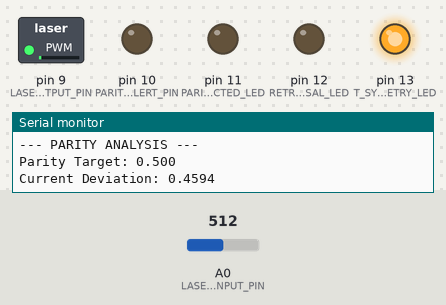
This sketch was run on a simulated Arduino Uno, built with avr-gcc and run on an emulated ATmega328P. On the bench: switched loads named in the sketch (green lamp = pin HIGH), output pins drawn as LEDs (lit = HIGH), the last lines printed to the serial monitor. Dashed ring = blinking. The inputs (shaded band) are chosen by the test bench; at power-on: A0 (LASER_INPUT_PIN) = 512.

Above: at 1.3 s.
1.4 s: A0 (LASER_INPUT_PIN) set to 10
4.4 s: A0 (LASER_INPUT_PIN) set to 522
At 4.93 s:
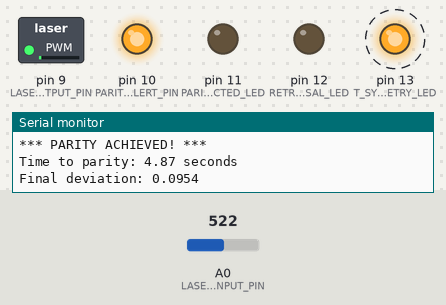
7.4 s: A0 (LASER_INPUT_PIN) set to 511
At 10.3 s:
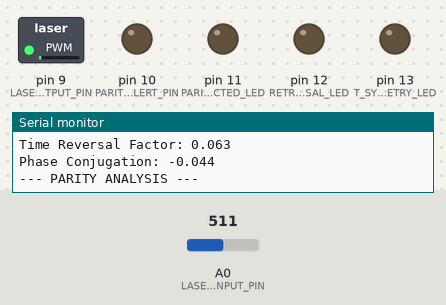
10.4 s: A0 (LASER_INPUT_PIN) set to 513
At 12.5 s:
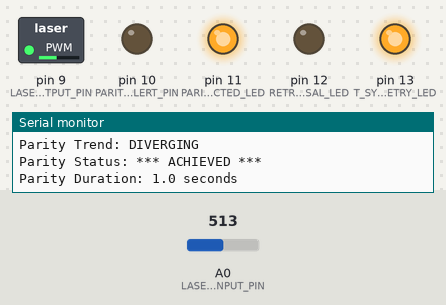
13.4 s: A0 (LASER_INPUT_PIN) set to 716
At 16.21 s:
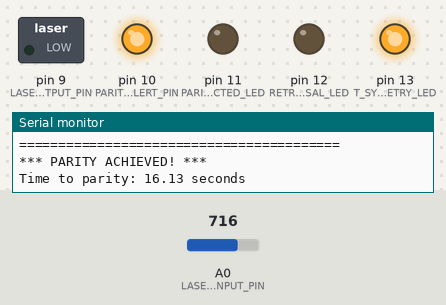
16.4 s: A0 (LASER_INPUT_PIN) set to 900
At 22.7 s:
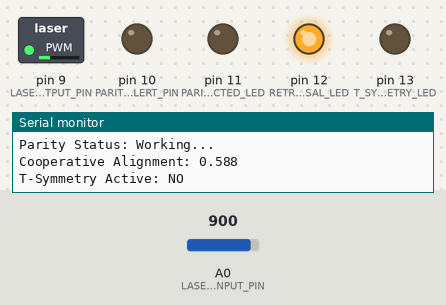
Timing chart, 0 to 23.7 s (numbered marks = the images above; inputs shaded):
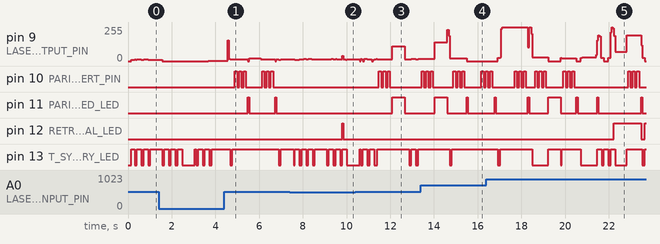

Measured:
- the behaviour switches between 512 and 513 on A0 (LASER_INPUT_PIN) (found by bisection; images 2 and 3)
- after the input at 4.4 s, pin 10 (PARITY_ALERT_PIN): LOW → HIGH after 0.49 s, → LOW 0.10 s later, → HIGH 0.10 s later, → LOW 0.10 s later, … (12 changes in this stretch); pin 11 (PARITY_DETECTED_LED): alternates HIGH for 0.05 s and LOW for 1.2 s, starting after 1.1 s
- after the input at 7.4 s, pin 10 (PARITY_ALERT_PIN): stops changing and stays LOW; pin 11 (PARITY_DETECTED_LED): stays LOW (without the input it goes to HIGH after 0.29 s); pin 12 (RETROCAUSAL_LED): LOW → HIGH after 2.4 s, → LOW 0.05 s later
- after the input at 10.4 s, pin 10 (PARITY_ALERT_PIN): alternates HIGH for 0.10 s and LOW for 0.10 s, 6 changes in all, then stays LOW, starting after 1.1 s; pin 11 (PARITY_DETECTED_LED): LOW → HIGH after 1.7 s, → LOW 0.57 s later
- after the input at 13.4 s, pin 10 (PARITY_ALERT_PIN): LOW → HIGH at once, → LOW 0.10 s later, → HIGH 0.10 s later, → LOW 0.10 s later, … (15 changes in this stretch); pin 11 (PARITY_DETECTED_LED): LOW → HIGH after 0.64 s, → LOW 0.57 s later, → HIGH 0.87 s later, → LOW 0.05 s later
- after the input at 16.4 s, pin 12 (RETROCAUSAL_LED): LOW → HIGH after 5.8 s, → LOW 1.3 s later, → HIGH 0.15 s later

The sketch:

quantum.ino
```cpp
/*
 * Retrocausal Signaling Simulation
 * Simulates theoretical time-reversal quantum processes in laser cavity systems
 *
 * This is a theoretical simulation - actual retrocausal effects cannot be
 * implemented with classical electronics.
 *
 * Hardware Setup:
 * - Analog pin A0: Input sensor (simulating laser coherence detector)
 * - Pin 9: PWM output (simulating laser intensity)
 * - Pin 13: LED indicator for T-symmetry state
 * - Pin 12: LED indicator for retrocausal signal detection
 */

#include <math.h>

// Pin definitions
const int LASER_INPUT_PIN = A0;
const int LASER_OUTPUT_PIN = 9;
const int T_SYMMETRY_LED = 13;
const int RETROCAUSAL_LED = 12;
const int PARITY_DETECTED_LED = 11;    // New LED for parity detection
const int PARITY_ALERT_PIN = 10;       // Buzzer/alert for parity achievement

// Simulation parameters
float timeBuffer[100];                 // Circular buffer for "time reversal"
int bufferIndex = 0;
float coherenceThreshold = 512;        // ADC threshold for coherence detection
float phaseConjugation = 0;            // Phase conjugation factor
bool tSymmetryActive = false;
unsigned long lastUpdate = 0;
const unsigned long UPDATE_INTERVAL = 50; // 50ms update rate

// Quantum simulation parameters
float quantumState = 0;
float timeReversalFactor = 0;
float retrocausalStrength = 0;
float parityIndex = 0.5;               // Cooperative parity target
float cooperativeAlignment = 0;        // Measure of future state cooperation

// Parity Detection Parameters
float parityThreshold = 0.1;           // Tolerance for parity detection
bool parityAchieved = false;           // Parity detection flag
float parityStrength = 0;              // How close to perfect parity (0-1)
float parityHistory[20];               // Rolling history for trend analysis
int parityHistoryIndex = 0;
float parityTrend = 0;                 // Rate of parity convergence
unsigned long parityAchievedTime = 0;  // When parity was first achieved

void setup() {
  Serial.begin(9600);

  // Initialize pins
  pinMode(LASER_OUTPUT_PIN, OUTPUT);
  pinMode(T_SYMMETRY_LED, OUTPUT);
  pinMode(RETROCAUSAL_LED, OUTPUT);
  pinMode(PARITY_DETECTED_LED, OUTPUT);
  pinMode(PARITY_ALERT_PIN, OUTPUT);

  // Initialize time buffer
  for(int i = 0; i < 100; i++) {
    timeBuffer[i] = 0;
  }

  // Initialize parity history
  for(int i = 0; i < 20; i++) {
    parityHistory[i] = 1.0; // Start with no parity
  }

  Serial.println("Cooperative Parity Detection System Initialized");
  Serial.println("T-symmetry: T(t) = -t");
  Serial.println("Phase conjugation: E*(r,-t) = E(-r,t)");
  Serial.println("Parity Detection: |signal - target| < threshold");
  Serial.println("===============================================");
}

void loop() {
  if(millis() - lastUpdate >= UPDATE_INTERVAL) {
    // Read laser input (analog sensor)
    int rawInput = analogRead(LASER_INPUT_PIN);
    float normalizedInput = rawInput / 1023.0;

    // Simulate coherent light processing
    float coherentSignal = processCoherentLight(normalizedInput);

    // Apply T-symmetry transformation
    float tSymmetrySignal = applyTSymmetry(coherentSignal);

    // Simulate time reversal and retrocausal effects
    float retrocausalSignal = simulateRetrocausality(tSymmetrySignal);

    // Detect parity achievement
    detectParity(retrocausalSignal);

    // Update quantum state
    updateQuantumState(retrocausalSignal);

    // Output laser intensity (PWM)
    int laserIntensity = constrain(int(retrocausalSignal * 255), 0, 255);
    analogWrite(LASER_OUTPUT_PIN, laserIntensity);

    // Update status LEDs
    updateStatusLEDs();

    // Store in time buffer for "future" reference
    storeInTimeBuffer(retrocausalSignal);

    // Output telemetry
    outputTelemetry(rawInput, coherentSignal, tSymmetrySignal, retrocausalSignal);

    lastUpdate = millis();
  }
}

float processCoherentLight(float input) {
  // Simulate Maxwell's equations: ∇×E = -∂B/∂t
  // Apply coherence processing
  float coherence = sin(millis() * 0.01) * input;

  // Check coherence threshold
  if(abs(coherence) > (coherenceThreshold / 1023.0)) {
    return coherence;
  }
  return input * 0.1; // Low coherence state
}

float applyTSymmetry(float signal) {
  // T-symmetry: T(t) = -t
  // Simulate time reversal invariance
  float reversedTime = -sin(millis() * 0.01);
  tSymmetryActive = (abs(reversedTime) > 0.5);

  if(tSymmetryActive) {
    // Phase conjugation: E*(r,-t) = E(-r,t)
    phaseConjugation = -signal * cos(millis() * 0.005);
    return signal + phaseConjugation * 0.3;
  }

  return signal;
}

float simulateRetrocausality(float signal) {
  // Simulate "information from future" using buffered past data
  int futureIndex = (bufferIndex + 50) % 100; // Look 50 steps ahead in buffer
  float futureInfluence = timeBuffer[futureIndex] * 0.2;

  // Calculate retrocausal strength
  retrocausalStrength = abs(futureInfluence);

  // Simulate negative time evolution (dt < 0)
  float negativeTimeComponent = -signal * sin(millis() * 0.002);

  // Combine present signal with "future" influence
  return signal + futureInfluence + negativeTimeComponent * 0.1;
}

void detectParity(float signal) {
  // Calculate deviation from parity target
  float deviation = abs(abs(signal) - parityIndex);

  // Update parity strength (inverse of deviation, normalized)
  parityStrength = max(0, 1.0 - (deviation / parityIndex));

  // Store in parity history for trend analysis
  parityHistory[parityHistoryIndex] = deviation;
  parityHistoryIndex = (parityHistoryIndex + 1) % 20;

  // Calculate parity trend (negative = converging toward parity)
  float oldAvg = 0, newAvg = 0;
  for(int i = 0; i < 10; i++) {
    oldAvg += parityHistory[i];
    newAvg += parityHistory[i + 10];
  }
  parityTrend = (newAvg/10.0) - (oldAvg/10.0);

  // Detect parity achievement
  bool previousParity = parityAchieved;
  parityAchieved = (deviation < parityThreshold);

  // First time achieving parity
  if(parityAchieved && !previousParity) {
    parityAchievedTime = millis();
    Serial.println("*** PARITY ACHIEVED! ***");
    Serial.print("Time to parity: "); Serial.print(parityAchievedTime/1000.0); Serial.println(" seconds");
    Serial.print("Final deviation: "); Serial.println(deviation, 4);

    // Alert sequence
    for(int i = 0; i < 3; i++) {
      digitalWrite(PARITY_ALERT_PIN, HIGH);
      delay(100);
      digitalWrite(PARITY_ALERT_PIN, LOW);
      delay(100);
    }
  }

  // Parity stability check - sustained parity for analysis
  static int parityCounter = 0;
  if(parityAchieved) {
    parityCounter++;
    if(parityCounter == 20) { // Sustained for 1 second
      Serial.println("*** STABLE PARITY DETECTED ***");
      Serial.println("Future state cooperation successful!");
    }
  } else {
    parityCounter = 0;
  }
}

void updateQuantumState(float signal) {
  // Update quantum state based on signal
  quantumState = (quantumState * 0.9) + (signal * 0.1);

  // Calculate time reversal factor
  timeReversalFactor = sin(quantumState * PI) * cos(millis() * 0.003);

  // Measure cooperative alignment of future states
  cooperativeAlignment = 0;
  for(int i = 1; i <= 5; i++) {
    int futureIndex = (bufferIndex + (i * 10)) % 100;
    float futureState = timeBuffer[futureIndex];
    cooperativeAlignment += abs(parityIndex - abs(futureState));
  }
  cooperativeAlignment = 1.0 - (cooperativeAlignment / 5.0); // Invert for alignment measure
}

void storeInTimeBuffer(float value) {
  // Store current value in circular buffer
  timeBuffer[bufferIndex] = value;
  bufferIndex = (bufferIndex + 1) % 100;
}

void updateStatusLEDs() {
  // T-symmetry LED
  digitalWrite(T_SYMMETRY_LED, tSymmetryActive ? HIGH : LOW);

  // Retrocausal signal LED (blink based on strength)
  bool retrocausalActive = retrocausalStrength > 0.1;
  digitalWrite(RETROCAUSAL_LED, retrocausalActive ? HIGH : LOW);

  // Parity detection LED (solid when achieved, blink when close)
  if(parityAchieved) {
    digitalWrite(PARITY_DETECTED_LED, HIGH);
  } else if(parityStrength > 0.7) {
    // Blink faster as we get closer to parity
    int blinkRate = map(parityStrength * 100, 70, 99, 500, 100);
    digitalWrite(PARITY_DETECTED_LED, (millis() % blinkRate) < (blinkRate/2));
  } else {
    digitalWrite(PARITY_DETECTED_LED, LOW);
  }
}

void outputTelemetry(float raw, float coherent, float tSym, float retro) {
  static unsigned long lastTelemetry = 0;

  if(millis() - lastTelemetry > 1000) { // Output every second
    Serial.println("=== Parity Detection Retrocausal System ===");
    Serial.print("Raw Input: "); Serial.println(raw, 3);
    Serial.print("Coherent Signal: "); Serial.println(coherent, 3);
    Serial.print("T-Symmetry Signal: "); Serial.println(tSym, 3);
    Serial.print("Retrocausal Signal: "); Serial.println(retro, 3);
    Serial.print("Quantum State: "); Serial.println(quantumState, 3);
    Serial.print("Time Reversal Factor: "); Serial.println(timeReversalFactor, 3);
    Serial.print("Phase Conjugation: "); Serial.println(phaseConjugation, 3);

    Serial.println("--- PARITY ANALYSIS ---");
    Serial.print("Parity Target: "); Serial.println(parityIndex, 3);
    Serial.print("Current Deviation: "); Serial.println(abs(abs(retro) - parityIndex), 4);
    Serial.print("Parity Strength: "); Serial.print(parityStrength * 100, 1); Serial.println("%");
    Serial.print("Parity Trend: "); Serial.println(parityTrend > 0 ? "DIVERGING" : "CONVERGING");
    Serial.print("Parity Status: "); Serial.println(parityAchieved ? "*** ACHIEVED ***" : "Working...");

    if(parityAchieved && parityAchievedTime > 0) {
      Serial.print("Parity Duration: ");
      Serial.print((millis() - parityAchievedTime)/1000.0, 1);
      Serial.println(" seconds");
    }

    Serial.print("Cooperative Alignment: "); Serial.println(cooperativeAlignment, 3);
    Serial.print("T-Symmetry Active: "); Serial.println(tSymmetryActive ? "YES" : "NO");
    Serial.print("Retrocausal Strength: "); Serial.println(retrocausalStrength, 3);
    Serial.println("Future State Cooperation: ACTIVE");
    Serial.println("=========================================");
    Serial.println();

    lastTelemetry = millis();
  }
}

/*
 * Theory Implementation Notes:
 *
 * 1. Maxwell's Equations: Simulated through coherence processing
 * 2. T-symmetry T(t) = -t: Implemented via time-reversed trigonometric functions
 * 3. Phase Conjugation E*(r,-t) = E(-r,t): Applied during T-symmetry active state
 * 4. Negative Time Evolution: Simulated using inverted signal components
 * 5. Retrocausal Information: Modeled using circular buffer "future" lookup
 *
 * Hardware Connections:
 * - A0: Connect sensor/potentiometer (0-5V input)
 * - Pin 9: Connect to oscilloscope or LED with resistor to observe output
 * - Pin 13: T-symmetry status LED
 * - Pin 12: Retrocausal detection LED
 * - Pin 11: Parity achieved LED (solid = achieved, blink = approaching)
 * - Pin 10: Parity alert buzzer/LED (triple flash when parity first achieved)
 *
 * Parity Detection Features:
 * - Real-time deviation measurement from target parity (0.5)
 * - Trend analysis showing convergence/divergence
 * - Parity strength percentage (0-100%)
 * - Alert system for parity achievement
 * - Stability detection for sustained parity
 *
 * This simulation demonstrates temporal parity detection where future states
 * cooperate to achieve and maintain equilibrium through retrocausal signaling.
 */
```
